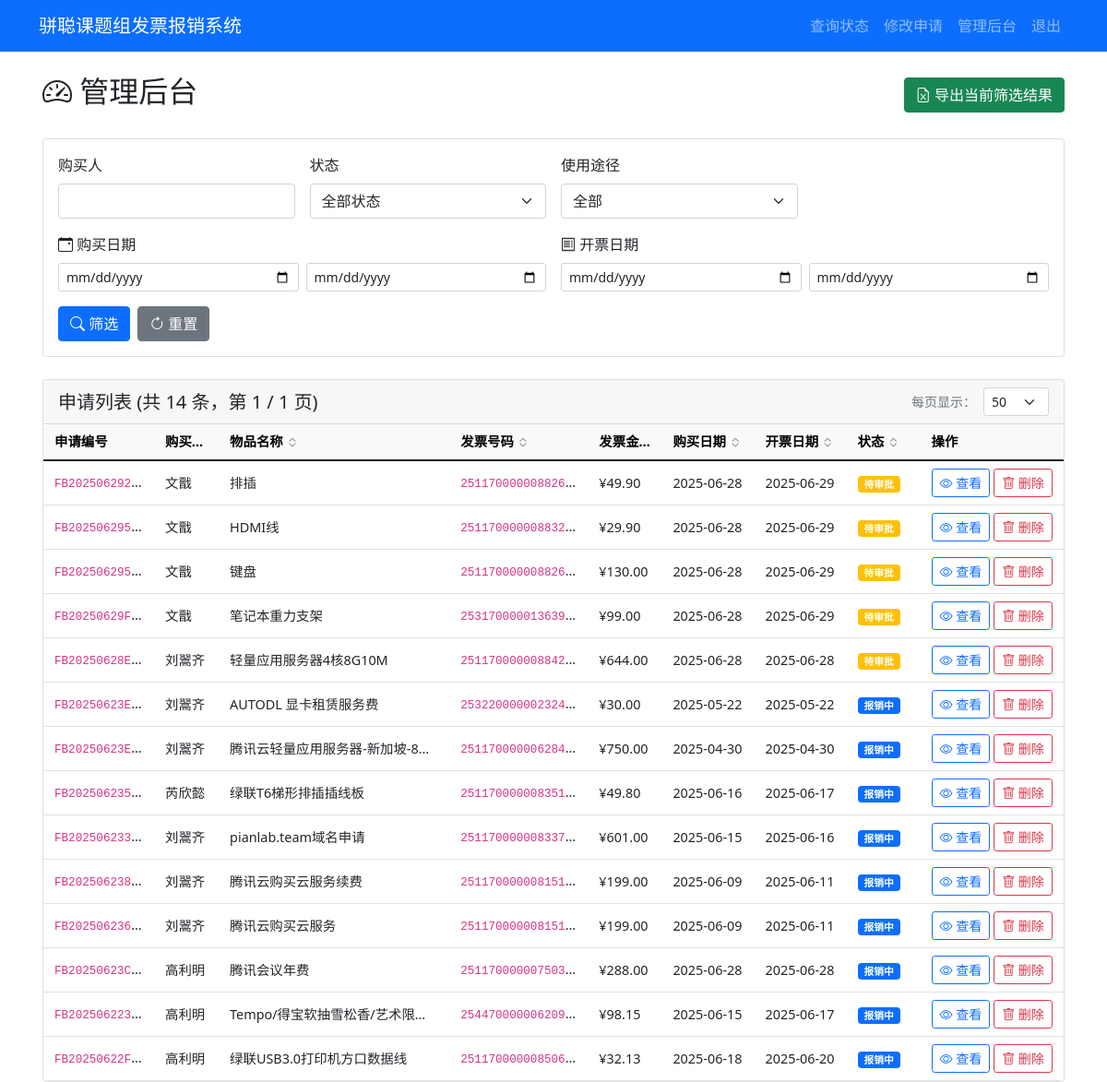
Page /admin/dashboard (signed in) on the earlier database version.
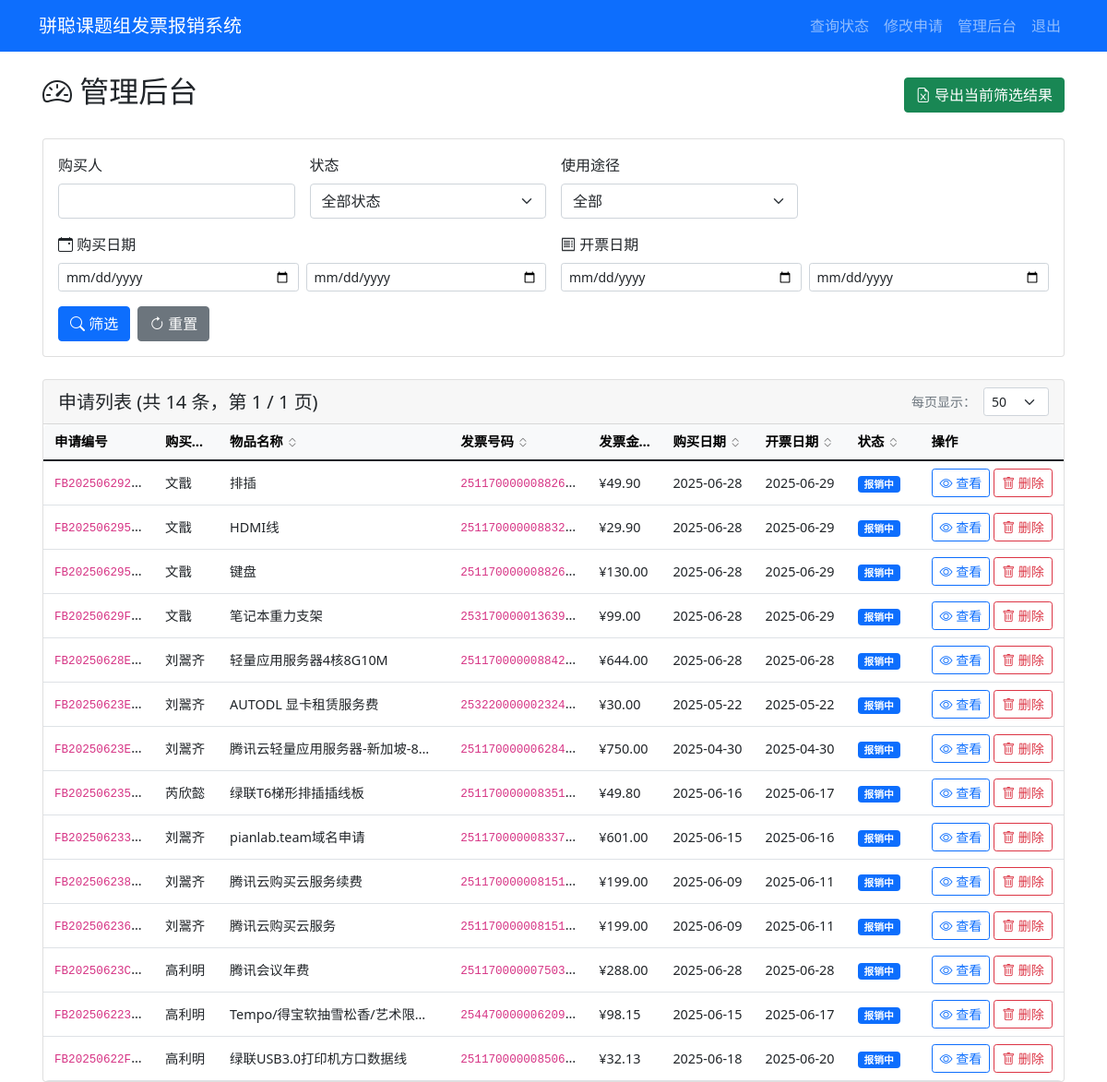
Same page on the later database version.
### tables this page shows
CREATE TABLE applications (
            id INTEGER PRIMARY KEY AUTOINCREMENT,
            app_number TEXT UNIQUE NOT NULL,
            purchaser TEXT NOT NULL,
            purchase_details TEXT,
            item_name TEXT NOT NULL,
            product_link TEXT,
            usage_type TEXT NOT NULL,
            item_type TEXT NOT NULL,
            quantity INTEGER NOT NULL,
            purchase_time DATE NOT NULL,
            invoice_number TEXT NOT NULL,
            invoice_amount REAL NOT NULL,
            invoice_date DATE NOT NULL,
            status TEXT DEFAULT '待审批',
            approval_comment TEXT,
            created_at TIMESTAMP DEFAULT CURRENT_TIMESTAMP,
            updated_at TIMESTAMP DEFAULT CURRENT_TIMESTAMP
        );

### app.py (the view)
        def wrapper(*args, **kwargs):
            user = session.get('admin_username', 'anonymous')
            details = f"操作: {operation_type}, 用户: {user}, URL: {request.url}"
            if kwargs.get('app_number'):
                details += f", 申请编号: {kwargs['app_number']}"
            elif kwargs.get('filename'):
                details += f", 文件名: {kwargs['filename']}"
            if request.method == 'POST':
                form_data = {k: '***' if k == 'password' else v for k, v in request.form.items()}
                details += f", 表单数据: {form_data}"
            if request.args:
                details += f", 查询参数: {dict(request.args)}"
            try:
                result = f(*args, **kwargs)
                app.logger.info(f"{details}, 结果: 成功")
                return result
            except Exception as e:
                app.logger.error(f"{details}, 结果: 失败, 错误: {str(e)}", exc_info=True)
                raise

### templates/admin_dashboard.html (shortened to what this page needs)
{% extends "base.html" %}
{% block content %}
<div class="container-fluid">
    <div class="d-flex justify-content-between align-items-center mb-4">
        <h2><i class="bi bi-speedometer2"></i> 管理后台</h2>
        <div>
            <a href="{{ url_for('export_excel', **request.args) }}" class="btn btn-success">
                <i class="bi bi-file-earmark-excel"></i> 导出当前筛选结果
            </a>
        </div>
    </div>
    <div class="card mb-4">
        <div class="card-body">
            <form method="get">
                <div class="row g-3 mb-3">
                    <div class="col-md-3">
                        <label for="purchaser" class="form-label">购买人</label>
                        <input type="text" class="form-control" id="purchaser" name="purchaser"
                            value="{{ request.args.get('purchaser', '') }}">
                    </div>
                    <div class="col-md-3">
                        <label for="status" class="form-label">状态</label>
                        <select class="form-select" id="status" name="status">
                            <option value="">全部状态</option>
                        </select>
                    </div>
                    <div class="col-md-3">
                        <label for="usage" class="form-label">使用途径</label>
                        <select class="form-select" id="usage" name="usage">
                            <option value="">全部</option>
                        </select>
                    </div>
                </div>
                <div class="row g-3 mb-3">
                    <div class="col-md-6">
                        <label class="form-label"><i class="bi bi-calendar-event"></i> 购买日期</label>
                        <div class="row g-2">
                            <div class="col-6">
                                <input type="date" class="form-control form-control-sm" name="purchase_date_start"
                                    value="{{ request.args.get('purchase_date_start', '') }}" placeholder="开始日期">
                            </div>
                            <div class="col-6">
                                <input type="date" class="form-control form-control-sm" name="purchase_date_end"
                                    value="{{ request.args.get('purchase_date_end', '') }}" placeholder="结束日期">
                            </div>
                        </div>
                    </div>
                    <div class="col-md-6">
                        <label class="form-label"><i class="bi bi-receipt"></i> 开票日期</label>
                        <div class="row g-2">
                            <div class="col-6">
                                <input type="date" class="form-control form-control-sm" name="invoice_date_start"
                                    value="{{ request.args.get('invoice_date_start', '') }}" placeholder="开始日期">
                            </div>
                            <div class="col-6">
                                <input type="date" class="form-control form-control-sm" name="invoice_date_end"
                                    value="{{ request.args.get('invoice_date_end', '') }}" placeholder="结束日期">
                            </div>
                        </div>
                    </div>
                </div>
                <div class="d-flex gap-2">
                    <button type="submit" class="btn btn-primary">
                        <i class="bi bi-search"></i> 筛选
                    </button>
                    <a href="{{ url_for('admin_dashboard') }}" class="btn btn-secondary">
                        <i class="bi bi-arrow-clockwise"></i> 重置
                    </a>
                </div>
            </form>
        </div>
    </div>
    <div class="card">
        <div class="card-header d-flex justify-content-between align-items-center">
            <h5 class="mb-0">申请列表 (共 {{ total_count }} 条，第 {{ page }} / {{ total_pages }} 页)</h5>
            <div class="d-flex align-items-center gap-2">
                <small class="text-muted">每页显示：</small>
                <select class="form-select form-select-sm" style="width: auto;" onchange="changePerPage(this.value)">
                    <option value="50" {% if per_page==50 %}selected{% endif %}>50</option>
                </select>
            </div>
        </div>
        <div class="table-responsive">
            <table class="table table-hover table-auto mb-0">
                <thead class="table-light">
                    <tr>
                        <th class="col-app-number">申请编号</th>
                        <th class="sortable col-purchaser" data-sort="purchaser">
                            购买人
                            <i class="bi bi-chevron-expand sort-icon"></i>
                        </th>
                        <th class="sortable col-item-name" data-sort="item_name">
                            物品名称
                            <i class="bi bi-chevron-expand sort-icon"></i>
                        </th>
                        <th class="sortable col-invoice-number" data-sort="invoice_number">
                            发票号码
                            <i class="bi bi-chevron-expand sort-icon"></i>
                        </th>
                        <th class="sortable col-amount" data-sort="invoice_amount">
                            发票金额
                            <i class="bi bi-chevron-expand sort-icon"></i>
                        </th>
                        <th class="sortable col-date" data-sort="purchase_time">
                            购买日期
                            <i class="bi bi-chevron-expand sort-icon"></i>
                        </th>
                        <th class="sortable col-date" data-sort="invoice_date">
                            开票日期
                            <i class="bi bi-chevron-expand sort-icon"></i>
                        </th>
                        <th class="sortable col-status" data-sort="status">
                            状态
                            <i class="bi bi-chevron-expand sort-icon"></i>
                        </th>
                        <th class="col-actions">操作</th>
                    </tr>
                </thead>
                <tbody>
                    {% for app in applications %}
                    <tr>
                        <td class="col-app-number" title="{{ app[1] }}"><code>{{ app[1] }}</code></td>
                        <td class="col-purchaser" title="{{ app[2] }}">{{ app[2] }}</td>
                        <td class="col-item-name" title="{{ app[4] }}">{{ app[4] }}</td>
                        <td class="col-invoice-number" title="{{ app[10] }}"><code>{{ app[10] }}</code></td>
                        <td class="col-amount">¥{{ "%.2f"|format(app[11]) }}</td>
                        <td class="col-date">{{ app[9] }}</td>
                        <td class="col-date">{{ app[12] }}</td>
                        <td class="col-status">
                            {% if app[13] == '待审批' %}
                            <span class="badge bg-warning">{{ app[13] }}</span>
                            {% elif app[13] == '报销中' %}
                            <span class="badge bg-primary">{{ app[13] }}</span>
                            {% elif app[13] == '已报销' %}
                            <span class="badge bg-success">{{ app[13] }}</span>
                            {% elif app[13] == '驳回' %}
                            <span class="badge bg-danger">{{ app[13] }}</span>
                            {% endif %}
                        </td>
                        <td class="col-actions">
                            <div class="d-flex gap-1">
                                <a href="{{ url_for('admin_application_detail', app_number=app[1]) }}"
                                    class="btn btn-sm btn-outline-primary">
                                    <i class="bi bi-eye"></i> 查看
                                </a>
                                <button type="button" class="btn btn-sm btn-outline-danger"
                                    onclick="confirmDelete('{{ app[1] }}', '{{ app[2] }}', '{{ app[4] }}')">
                                    <i class="bi bi-trash"></i> 删除
                                </button>
                            </div>
                        </td>
                    </tr>
                    {% else %}
                    <tr>
                        <td colspan="9" class="text-center text-muted py-4">暂无申请记录</td>
                    </tr>
                    {% endfor %}
                </tbody>
            </table>
        </div>
    </div>
</div>
{% endblock %}

### templates/base.html (shortened to what this page needs)
<!DOCTYPE html>
<html lang="zh-CN">
<head>
    <link href="https://cdn.jsdelivr.net/npm/bootstrap@5.1.3/dist/css/bootstrap.min.css" rel="stylesheet">
    <link href="https://cdn.jsdelivr.net/npm/bootstrap-icons@1.7.2/font/bootstrap-icons.css" rel="stylesheet">
</head>
<body>
    <nav class="navbar navbar-expand-lg navbar-dark bg-primary">
        <div class="container">
            <a class="navbar-brand" href="{{ url_for('index') }}">骈聪课题组发票报销系统</a>
            <div class="navbar-nav ms-auto">
                <a class="nav-link" href="{{ url_for('query_status') }}">查询状态</a>
                <a class="nav-link" href="{{ url_for('edit_application_page') }}">修改申请</a>
                {% if session.admin_logged_in %}
                <a class="nav-link" href="{{ url_for('admin_dashboard') }}">管理后台</a>
                <a class="nav-link" href="{{ url_for('admin_logout') }}">退出</a>
                {% else %}
                <a class="nav-link" href="{{ url_for('admin_login') }}">管理员登录</a>
                {% endif %}
            </div>
        </div>
    </nav>
        {% block content %}{% endblock %}
</body>
</html>

### templates/admin_dashboard.html (style rules this page uses)
.sortable { cursor: pointer; user-select: none; }
.sort-icon { font-size: 0.8rem; opacity: 0.5; }
.table-responsive { overflow-x: auto; border-radius: 0.375rem; }
.table-auto { table-layout: auto; white-space: nowrap; margin-bottom: 0; font-size: 0.9rem; }
.table-auto td, .table-auto th { white-space: nowrap; overflow: hidden; text-overflow: ellipsis; max-width: 0; padding: 0.5rem 0.75rem; vertical-align: middle; }
.table-auto .col-app-number { min-width: 100px; max-width: 120px; }
.table-auto .col-purchaser { min-width: 30px; max-width: 70px; }
.table-auto .col-item-name { min-width: 150px; max-width: 250px; }
.table-auto .col-invoice-number { min-width: 100px; max-width: 150px; }
.table-auto .col-amount { min-width: 50px; max-width: 80px; }
.table-auto .col-date { min-width: 100px; max-width: 110px; }
.table-auto .col-status { min-width: 80px; max-width: 90px; }
.table-auto .col-actions { min-width: 140px; max-width: 160px; white-space: normal; }
.container-fluid { max-width: 95%; padding-left: 1rem; padding-right: 1rem; }

Differences in the rows shown:
changed applications "排插": status "待审批" → "报销中"
changed applications "HDMI线": status "待审批" → "报销中"
changed applications "键盘": status "待审批" → "报销中"
changed applications "笔记本重力支架": status "待审批" → "报销中"
changed applications "轻量应用服务器4核8G10M": status "待审批" → "报销中"
